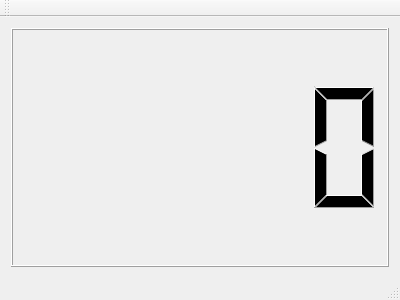
<?xml version="1.0" encoding="UTF-8"?>
<ui version="4.0">
 <class>MainWindow</class>
 <widget class="QMainWindow" name="MainWindow">
  <property name="geometry">
   <rect>
    <x>0</x>
    <y>0</y>
    <width>400</width>
    <height>300</height>
   </rect>
  </property>
  <property name="windowTitle">
   <string>MainWindow</string>
  </property>
  <widget class="QWidget" name="centralWidget">
   <layout class="QGridLayout" name="gridLayout">
    <item row="0" column="0">
     <widget class="QLCDNumber" name="lcdNumber"/>
    </item>
   </layout>
  </widget>
  <widget class="QMenuBar" name="menuBar">
   <property name="geometry">
    <rect>
     <x>0</x>
     <y>0</y>
     <width>400</width>
     <height>21</height>
    </rect>
   </property>
  </widget>
  <widget class="QToolBar" name="mainToolBar">
   <attribute name="toolBarArea">
    <enum>TopToolBarArea</enum>
   </attribute>
   <attribute name="toolBarBreak">
    <bool>false</bool>
   </attribute>
  </widget>
  <widget class="QStatusBar" name="statusBar"/>
 </widget>
 <layoutdefault spacing="6" margin="11"/>
 <resources/>
 <connections/>
</ui>
